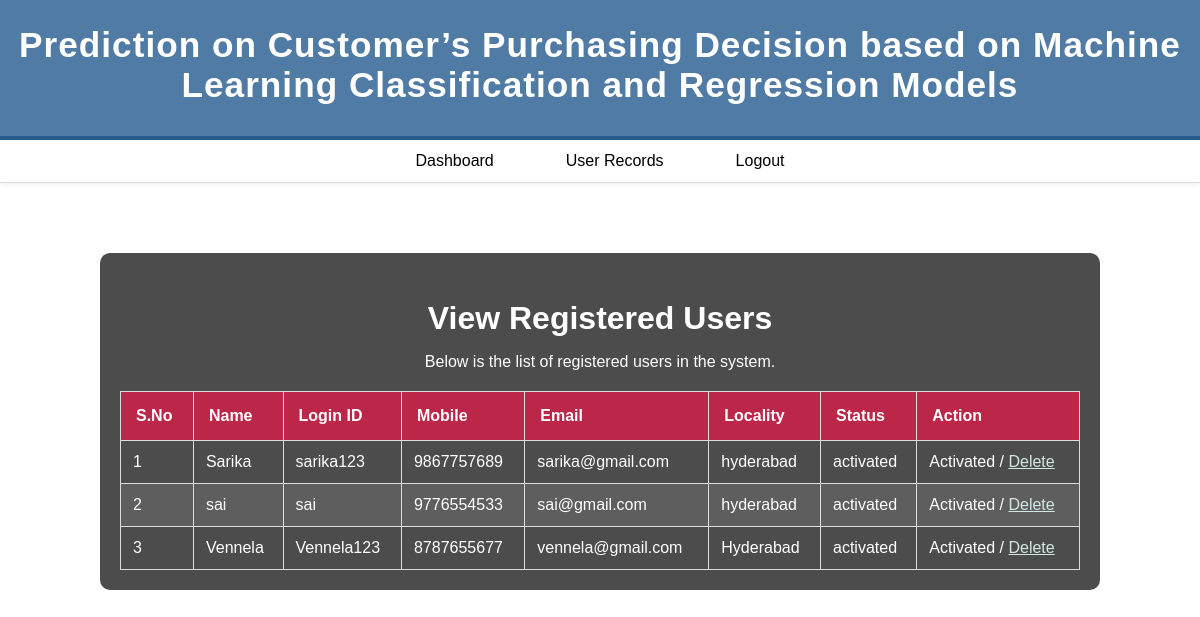
The page /userDetails on the database its author committed.
### users/models.py (models this page shows, shortened)
class UserRegistrationModel(models.Model):
    name = models.CharField(max_length=100)
    loginid = models.CharField(unique=True, max_length=100)
    password = models.CharField(max_length=100)
    mobile = models.CharField(unique=True, max_length=10)  # Adjusted max_length to 10 for mobile numbers
    email = models.EmailField(unique=True, max_length=100)  # Use EmailField for better validation
    locality = models.CharField(max_length=100)
    address = models.TextField(max_length=1000)  # Use TextField for longer addresses
    city = models.CharField(max_length=100)
    state = models.CharField(max_length=100)
    status = models.CharField(max_length=100, default='waiting')
    class Meta:
        db_table = 'user_registrations'

### admins/views.py (the view)
# urls.py: path('userDetails', admins.RegisterUsersView, name='RegisterUsersView'),
def RegisterUsersView(request):
    data = UserRegistrationModel.objects.all()
    return render(request, 'admins/viewregisterusers.html', context={'data': data})

### templates/admins/viewregisterusers.html (shortened to what this page needs)
{% extends 'admins/adminbase.html' %}
{% load static %}
{% block contents %}
<section class="content">
    <div class="container">
        <div class="we-do-details">
            <div class="section-header">
                <h2>View Registered Users</h2>
                <p>Below is the list of registered users in the system.</p>
            </div>
            <table class="table table-bordered">
                <thead>
                    <tr>
                        <th>S.No</th>
                        <th>Name</th>
                        <th>Login ID</th>
                        <th>Mobile</th>
                        <th>Email</th>
                        <th>Locality</th>
                        <th>Status</th>
                        <th>Action</th>
                    </tr>
                </thead>
                <tbody>
                    {% for i in data %}
                    <tr>
                        <td>{{ forloop.counter }}</td>
                        <td>{{ i.name }}</td>
                        <td>{{ i.loginid }}</td>
                        <td>{{ i.mobile }}</td>
                        <td>{{ i.email }}</td>
                        <td>{{ i.locality }}</td>
                        <td>{{ i.status }}</td>
                        <td>
                            {% if i.status == 'waiting' %}
                            <a class="btn-link" href="{% url 'activate_users' %}?uid={{ i.id }}">Activate</a>
                            {% else %}
                            Activated / <a class="btn-link" href="{% url 'delete_users' %}?uid={{ i.id }}">Delete</a>
                            {% endif %}
                        </td>
                    </tr>
                    {% endfor %}
                </tbody>
            </table>
        </div>
    </div>
</section>
{% endblock %}

### templates/admins/adminbase.html (shortened to what this page needs)
{% load static %}
<!DOCTYPE html>
<html lang="en">
<head>
</head>
<body>
<header>
    <h1> Prediction on Customer’s Purchasing Decision based on Machine Learning Classification and Regression
        Models </h1>
</header>
<nav>
    <ul>
        <li><a href="{% url 'adminhome' %}">Dashboard</a></li>
        <li><a href="userDetails">User Records</a></li>
        <li><a href="{% url 'index' %}">Logout</a></li>
    </ul>
</nav>
<main>
    {% block contents %}
    {% endblock %}
</main>
</body>
</html>

### rows shown on the page
UserRegistrationModel: name "Sarika", loginid "sarika123", mobile "9867757689", email "sarika@gmail.com", locality "hyderabad", status "activated"
UserRegistrationModel: name "sai", loginid "sai", mobile "9776554533", email "sai@gmail.com", locality "hyderabad", status "activated"
UserRegistrationModel: name "Vennela", loginid "Vennela123", mobile "8787655677", email "vennela@gmail.com", locality "Hyderabad", status "activated"
